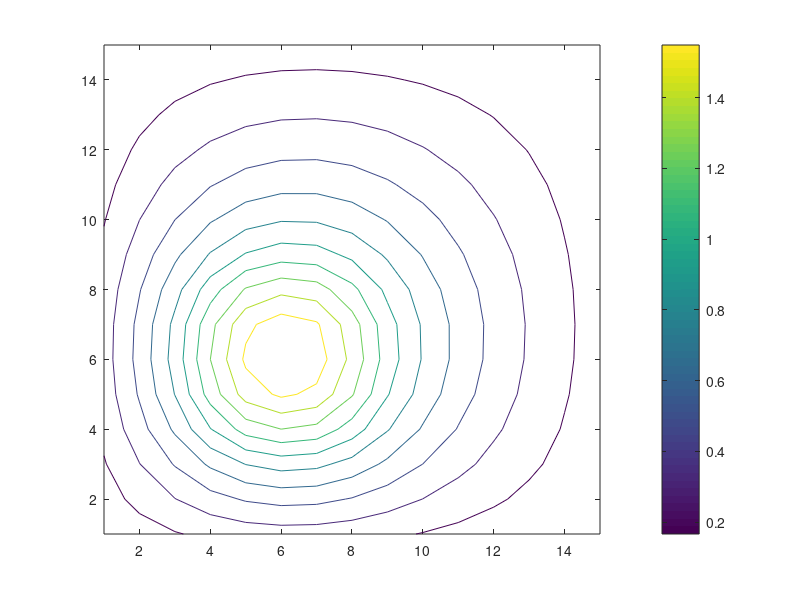

The MATLAB source for this figure:
N = 16;

% initialized rho_{i,j}
rho_init =[
0.00e+00   0.00e+00   0.00e+00   0.00e+00   0.00e+00   0.00e+00   0.00e+00   0.00e+00   0.00e+00   0.00e+00   0.00e+00   0.00e+00   0.00e+00   0.00e+00   0.00e+00
0.00e+00   0.00e+00   0.00e+00   0.00e+00   0.00e+00   0.00e+00   0.00e+00   0.00e+00   0.00e+00   0.00e+00   0.00e+00   0.00e+00   0.00e+00   0.00e+00   0.00e+00
0.00e+00   0.00e+00   0.00e+00   0.00e+00   0.00e+00   0.00e+00   0.00e+00   0.00e+00   0.00e+00   0.00e+00   0.00e+00   0.00e+00   0.00e+00   0.00e+00   0.00e+00
0.00e+00   0.00e+00   0.00e+00   2.50e+01   5.00e+01   5.00e+01   5.00e+01   2.50e+01   0.00e+00   0.00e+00   0.00e+00   0.00e+00   0.00e+00   0.00e+00   0.00e+00
0.00e+00   0.00e+00   0.00e+00   5.00e+01   1.00e+02   1.00e+02   1.00e+02   5.00e+01   0.00e+00   0.00e+00   0.00e+00   0.00e+00   0.00e+00   0.00e+00   0.00e+00
0.00e+00   0.00e+00   0.00e+00   5.00e+01   1.00e+02   1.00e+02   1.00e+02   5.00e+01   0.00e+00   0.00e+00   0.00e+00   0.00e+00   0.00e+00   0.00e+00   0.00e+00
0.00e+00   0.00e+00   0.00e+00   5.00e+01   1.00e+02   1.00e+02   1.00e+02   5.00e+01   0.00e+00   0.00e+00   0.00e+00   0.00e+00   0.00e+00   0.00e+00   0.00e+00
0.00e+00   0.00e+00   0.00e+00   2.50e+01   5.00e+01   5.00e+01   5.00e+01   2.50e+01   0.00e+00   0.00e+00   0.00e+00   0.00e+00   0.00e+00   0.00e+00   0.00e+00
0.00e+00   0.00e+00   0.00e+00   0.00e+00   0.00e+00   0.00e+00   0.00e+00   0.00e+00   0.00e+00   0.00e+00   0.00e+00   0.00e+00   0.00e+00   0.00e+00   0.00e+00
0.00e+00   0.00e+00   0.00e+00   0.00e+00   0.00e+00   0.00e+00   0.00e+00   0.00e+00   0.00e+00   0.00e+00   0.00e+00   0.00e+00   0.00e+00   0.00e+00   0.00e+00
0.00e+00   0.00e+00   0.00e+00   0.00e+00   0.00e+00   0.00e+00   0.00e+00   0.00e+00   0.00e+00   0.00e+00   0.00e+00   0.00e+00   0.00e+00   0.00e+00   0.00e+00
0.00e+00   0.00e+00   0.00e+00   0.00e+00   0.00e+00   0.00e+00   0.00e+00   0.00e+00   0.00e+00   0.00e+00   0.00e+00   0.00e+00   0.00e+00   0.00e+00   0.00e+00
0.00e+00   0.00e+00   0.00e+00   0.00e+00   0.00e+00   0.00e+00   0.00e+00   0.00e+00   0.00e+00   0.00e+00   0.00e+00   0.00e+00   0.00e+00   0.00e+00   0.00e+00
0.00e+00   0.00e+00   0.00e+00   0.00e+00   0.00e+00   0.00e+00   0.00e+00   0.00e+00   0.00e+00   0.00e+00   0.00e+00   0.00e+00   0.00e+00   0.00e+00   0.00e+00
0.00e+00   0.00e+00   0.00e+00   0.00e+00   0.00e+00   0.00e+00   0.00e+00   0.00e+00   0.00e+00   0.00e+00   0.00e+00   0.00e+00   0.00e+00   0.00e+00   0.00e+00
];

% Setting up S_N
SN = zeros(N-1,N-1);
for i = 1: N-1
    for j = 1: N-1
        SN(i,j) = sin(i*j*pi/N);
    end
end

rho1 = zeros(size(SN));
rho2 = zeros(size(SN));
psi0 = zeros(size(SN));
psi1 = zeros(size(SN));
psi2 = zeros(size(SN));

% Calculating rho^{k,l} -- equation (5.4)
for i = 1: N-1
    rho1(i,:) = (SN*rho_init(i,:)')';
end

for j = 1: N-1
    rho2(:,j) = (SN*rho1(:,j));
end

rho3 = (4/N/N).*rho2;

%%%%%%%%%%%%%%%%%%%%%%%%%%%%%%%


% Calculating psi^{k,l} -- equation (5.6)
for i = 1: N-1
    for j = 1: N-1
        psi0(i,j) = rho3(i,j)/N/N/(4-2*(cos(i*pi/N)+cos(j*pi/N)));%/(pi*pi*(i^2 + j^2));
    end
end
%%%%%%%%%%%%%%%%%%%%%%%%%%%%%%%

% Calculating equation (5.5)
for j = 1: N-1
    psi1(:,j) = (SN*psi0(:,j));
end

for i = 1: N-1
    psi2(i,:) = (SN*psi1(i,:)')';
end
%%%%%%%%%%%%%%%%%%%%%%%%%%%%%%%

contour(psi2);
colorbar;

